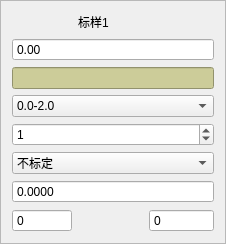
          <widget class="QFrame" name="frame_2">
           <property name="sizePolicy">
            <sizepolicy hsizetype="Minimum" vsizetype="Minimum">
             <horstretch>0</horstretch>
             <verstretch>0</verstretch>
            </sizepolicy>
           </property>
           <property name="minimumSize">
            <size>
             <width>213</width>
             <height>224</height>
            </size>
           </property>
           <property name="frameShape">
            <enum>QFrame::StyledPanel</enum>
           </property>
           <property name="frameShadow">
            <enum>QFrame::Plain</enum>
           </property>
           <layout class="QGridLayout" name="gridLayout_4">
            <item row="0" column="0">
             <spacer name="horizontalSpacer_3">
              <property name="orientation">
               <enum>Qt::Horizontal</enum>
              </property>
              <property name="sizeHint" stdset="0">
               <size>
                <width>60</width>
                <height>20</height>
               </size>
              </property>
             </spacer>
            </item>
            <item row="0" column="1">
             <widget class="QLabel" name="lbCali1">
              <property name="sizePolicy">
               <sizepolicy hsizetype="Fixed" vsizetype="Preferred">
                <horstretch>0</horstretch>
                <verstretch>0</verstretch>
               </sizepolicy>
              </property>
              <property name="minimumSize">
               <size>
                <width>65</width>
                <height>0</height>
               </size>
              </property>
              <property name="text">
               <string>标样1</string>
              </property>
             </widget>
            </item>
            <item row="0" column="3">
             <spacer name="horizontalSpacer_4">
              <property name="orientation">
               <enum>Qt::Horizontal</enum>
              </property>
              <property name="sizeHint" stdset="0">
               <size>
                <width>59</width>
                <height>20</height>
               </size>
              </property>
             </spacer>
            </item>
            <item row="2" column="0" colspan="4">
             <widget class="QLineEdit" name="leAbs1">
              <property name="enabled">
               <bool>true</bool>
              </property>
              <property name="sizePolicy">
               <sizepolicy hsizetype="Preferred" vsizetype="Preferred">
                <horstretch>0</horstretch>
                <verstretch>0</verstretch>
               </sizepolicy>
              </property>
              <property name="minimumSize">
               <size>
                <width>103</width>
                <height>0</height>
               </size>
              </property>
              <property name="styleSheet">
               <string notr="true">QLineEdit {
	background-color: rgb(204, 204, 153);
	min-Width: 99px;
}</string>
              </property>
              <property name="readOnly">
               <bool>true</bool>
              </property>
             </widget>
            </item>
            <item row="3" column="0" colspan="4">
             <widget class="QComboBox" name="cbRange1">
              <item>
               <property name="text">
                <string>0.0-2.0</string>
               </property>
              </item>
              <item>
               <property name="text">
                <string>0.0-10.0</string>
               </property>
              </item>
              <item>
               <property name="text">
                <string>自定义量程</string>
               </property>
              </item>
              <item>
               <property name="text">
                <string>新建项目</string>
               </property>
              </item>
             </widget>
            </item>
            <item row="7" column="2" colspan="2">
             <widget class="QSpinBox" name="sbWater1">
              <property name="buttonSymbols">
               <enum>QAbstractSpinBox::NoButtons</enum>
              </property>
              <property name="maximum">
               <number>20</number>
              </property>
             </widget>
            </item>
            <item row="1" column="0" colspan="4">
             <widget class="QDoubleSpinBox" name="dsbConc1">
              <property name="sizePolicy">
               <sizepolicy hsizetype="Minimum" vsizetype="Fixed">
                <horstretch>0</horstretch>
                <verstretch>0</verstretch>
               </sizepolicy>
              </property>
              <property name="buttonSymbols">
               <enum>QAbstractSpinBox::NoButtons</enum>
              </property>
              <property name="maximum">
               <double>9999.000000000000000</double>
              </property>
             </widget>
            </item>
            <item row="4" column="0" colspan="4">
             <widget class="QSpinBox" name="num1">
              <property name="minimum">
               <number>0</number>
              </property>
              <property name="maximum">
               <number>5</number>
              </property>
              <property name="value">
               <number>1</number>
              </property>
             </widget>
            </item>
            <item row="5" column="0" colspan="4">
             <widget class="QComboBox" name="cbSelect1">
              <item>
               <property name="text">
                <string>不标定</string>
               </property>
              </item>
              <item>
               <property name="text">
                <string>待标定</string>
               </property>
              </item>
              <item>
               <property name="text">
                <string>已标定</string>
               </property>
              </item>
             </widget>
            </item>
            <item row="6" column="0" colspan="4">
             <widget class="QDoubleSpinBox" name="backCal1">
              <property name="buttonSymbols">
               <enum>QAbstractSpinBox::NoButtons</enum>
              </property>
              <property name="decimals">
               <number>4</number>
              </property>
              <property name="maximum">
               <double>9999.000000000000000</double>
              </property>
             </widget>
            </item>
            <item row="7" column="0">
             <widget class="QSpinBox" name="sbSample1">
              <property name="buttonSymbols">
               <enum>QAbstractSpinBox::NoButtons</enum>
              </property>
              <property name="maximum">
               <number>20</number>
              </property>
             </widget>
            </item>
           </layout>
          </widget>
